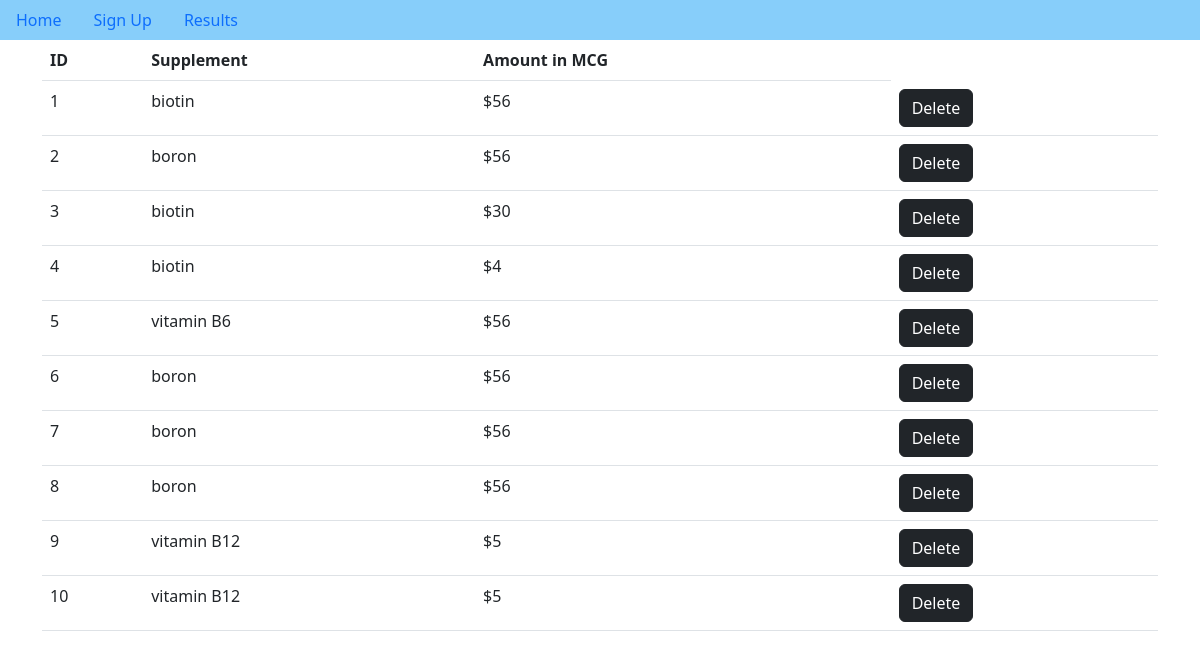
The app's page /results with its own data.
### app.py (models this page shows)
class Selections(db.Model):
    __tablename__ = 'selections'
    id = db.Column(db.Integer, primary_key=True)
    supplement = db.Column(db.String(100), nullable=False)
    amount_in_mcg = db.Column(db.Integer)

### app.py (the view)
@app.route('/results')
def table_selections():
    selections = Selections.query.all()
    return render_template('results.html', selections=selections)

### templates/results.html (shortened to what this page needs)
{%extends "base.html" %}
{% block content %}
<table class="table">
    <tr>
        <th>ID</th>
        <th>Supplement</th>
        <th>Amount in MCG</th>
    </tr>
    {% for selection in selections %}
    <tr>
        <td>{{ selection.id }}</td>
        <td>{{ selection.supplement }}</td>
        <td>${{ selection.amount_in_mcg }}</td>
        <td><button type="submit" class="btn btn-dark">Delete</button></td>
    </tr>
    {% endfor %}
</table>
{% endblock %}

### templates/base.html (shortened to what this page needs)
<!DOCTYPE html>
<html>
    <head>
    <link href="https://cdn.jsdelivr.net/npm/bootstrap@5.2.0-beta1/dist/css/bootstrap.min.css"
          rel="stylesheet"
    />
    </head>
    <body>
        <ul class="nav" style="background-color: lightskyblue">
            <a class="nav-item nav-link" id="home" href="/">Home</a>
            <a class="nav-item nav-link" id="signUp" href="/sign-up">Sign Up</a>
            <a class="nav-item nav-link" id="signUp" href="/results">Results</a>
        </ul>
        <div class="container">{% block content %} {% endblock %}</div>
    </body>
</html>

### records on screen
Selections: id "1", supplement "biotin", amount_in_mcg "56"
Selections: id "2", supplement "boron", amount_in_mcg "56"
Selections: id "3", supplement "biotin", amount_in_mcg "30"
Selections: id "4", supplement "biotin", amount_in_mcg "4"
Selections: id "5", supplement "vitamin B6", amount_in_mcg "56"
Selections: id "6", supplement "boron", amount_in_mcg "56"
Selections: id "7", supplement "boron", amount_in_mcg "56"
Selections: id "8", supplement "boron", amount_in_mcg "56"
Selections: id "9", supplement "vitamin B12", amount_in_mcg "5"
Selections: id "10", supplement "vitamin B12", amount_in_mcg "5"
